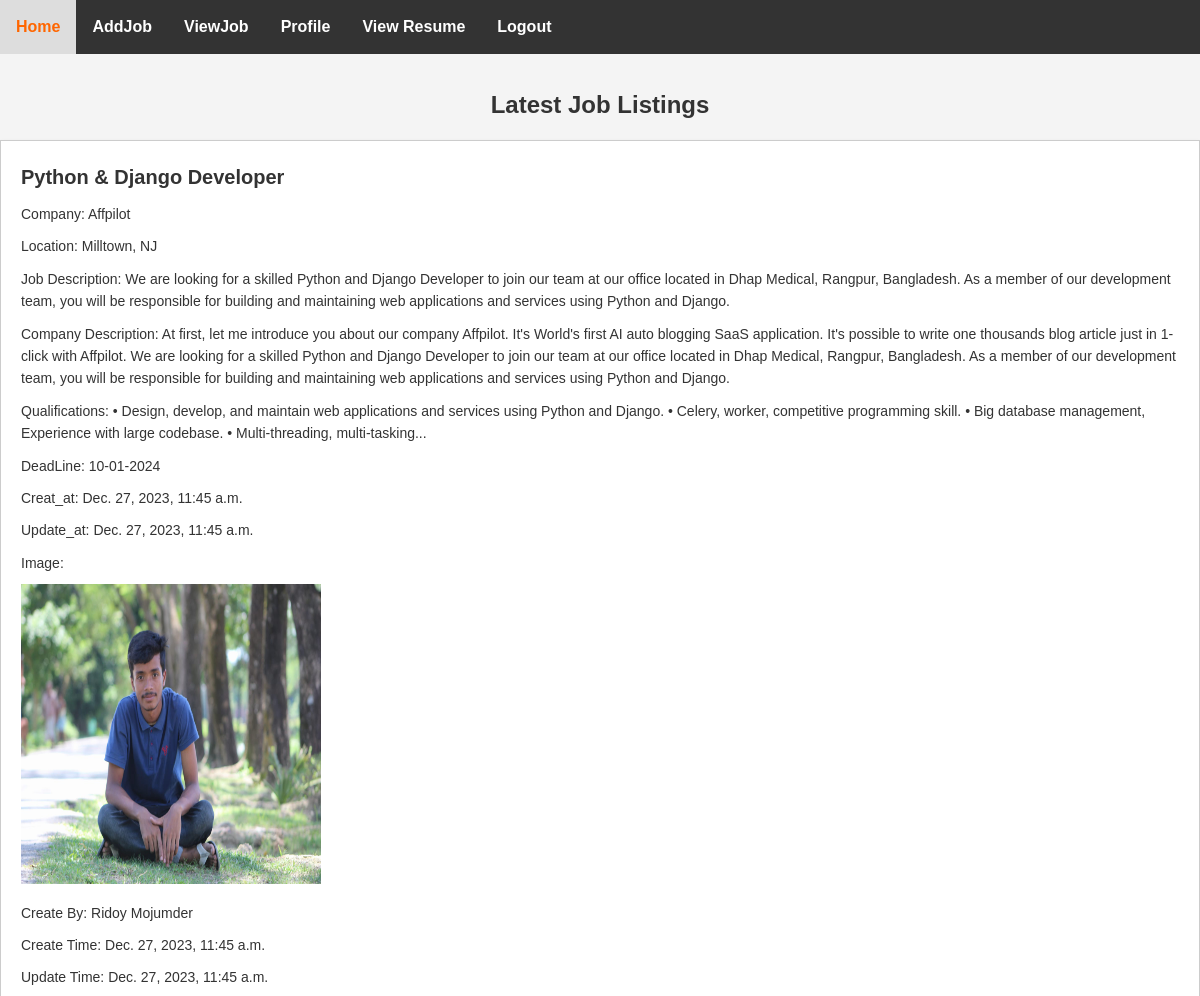
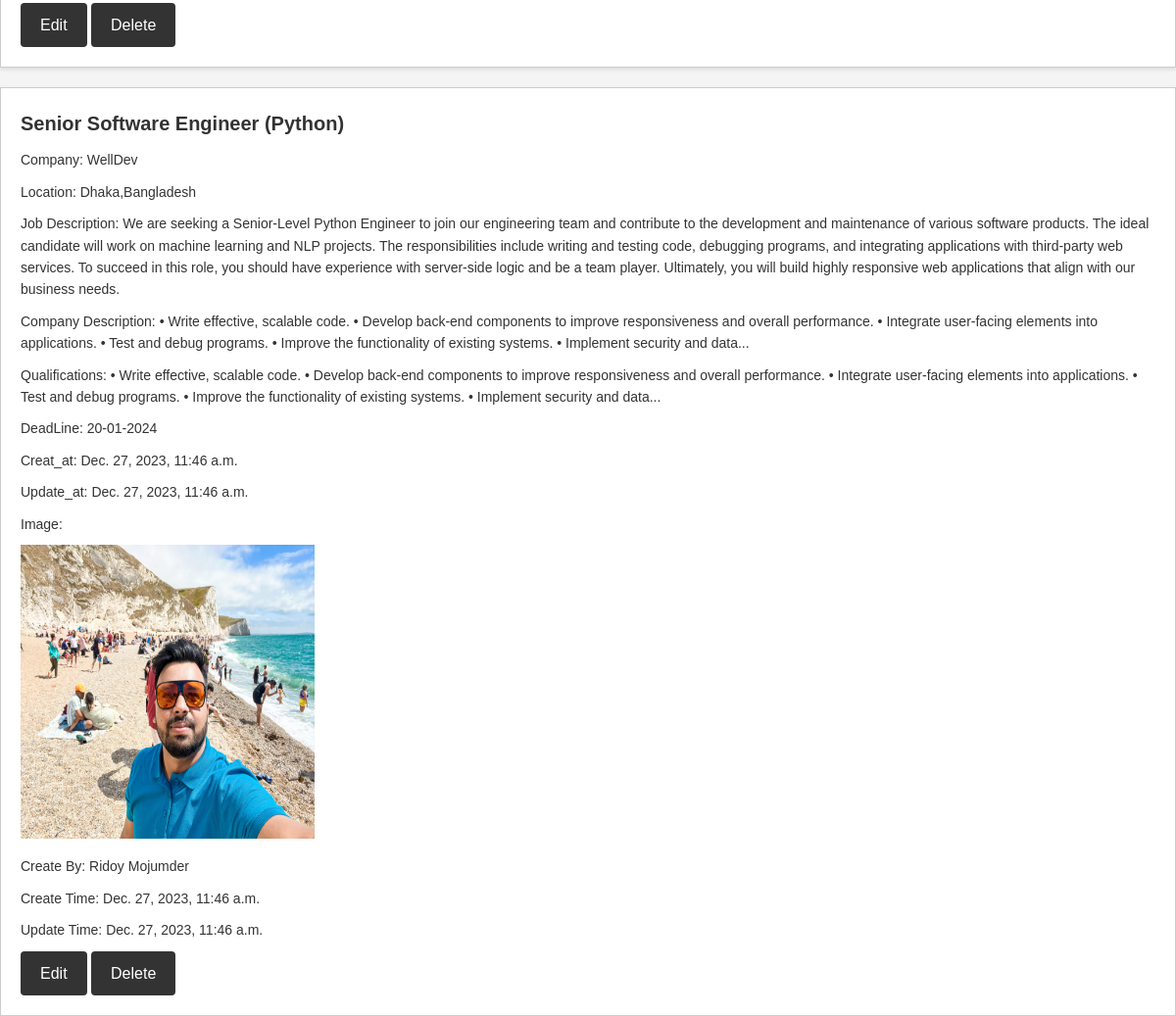
Screenshot of /viewjobPage (signed in) with the database file from the repository (2 pictures, top to bottom).
### myApp/models.py (models this page shows, shortened)
class job_model(models.Model):
    job_title=models.CharField(max_length=100,null=True)
    company_name=models.CharField(max_length=100,null=True)
    location=models.CharField(max_length=100,null=True)
    description=models.TextField()
    company_description=models.TextField(null=True)
    Qualifications=models.CharField(max_length=100,null=True)
    deadline=models.CharField(max_length=100,null=True)
    Profile_Pic=models.ImageField(upload_to="media/Profile_Pic",null=True)
    create_at=models.DateTimeField(auto_now_add=True,null=True)
    update_time=models.DateTimeField(auto_now=True,null=True)
    job_creator=models.ForeignKey(Custom_User, on_delete=models.CASCADE)

class Custom_User(AbstractUser):
    USER=[
        ('recruiter','Recruiter'),('jobseeker','JobSeeker'),('generaluser','GeneralUser'),('stuff','Stuff')
    ]
    display_name=models.CharField(max_length=100)
    email=models.EmailField(unique=True)
    password=models.CharField(max_length=100)
    confirm_password=models.CharField(max_length=100)
    user_type=models.CharField(choices=USER, max_length=120)
    Profile_picture=models.ImageField(upload_to="media/Profile_pic",null=True)
    def __str__(self):
        return self.display_name

### myProject/views.py (the view)
# urls.py: path('viewjobPage',viewjobPage,name="viewjobPage"),
@login_required
def viewjobPage(request):
    job=job_model.objects.all()
    return render(request,'viewjob.html',{'job':job})

### template/viewjob.html (shortened to what this page needs)
{% extends "deshborad.html" %}
{% block content %}
<section class="job-listings">
    <h2>Latest Job Listings</h2>
    <ul>
        <form method="post" enctype="multipart/form-data">
        {% for i in job %}
        <li>
            <h3>{{i.job_title}}</h3>
            <p>Company: {{i.company_name}}</p>
            <p>Location: {{i.location}}</p>
            <p>Job Description: {{i.description}}</p>
            <p>Company Description: {{i.company_description}}</p>
            <p>Qualifications: {{i.Qualifications}}</p>
            <p>DeadLine: {{i.deadline}}</p>
            <p>Creat_at: {{i.create_at}}</p>
            <p>Update_at: {{i.update_time}}</p>
            <p>Image: </p>
            <img src="/{{i.Profile_Pic}}" style="width:300px; height: 300px;">
            {% if user.user_type == 'recruiter' %}
            <p>Create By: {{i.job_creator}}</p>
            <p>Create Time: {{i.create_at}}</p>
            <p>Update Time: {{i.update_time}}</p>
            {% endif%}
            {% if user.user_type == 'recruiter' %}
                <a href="{% url 'editPage' i.id %}">Edit</a>
                <a href="{% url 'deletePage' i.id %}">Delete</a>
            {% endif %}
        </li>
        {% endfor %}
    </form>
    </ul>
</section>
{% endblock %}

### template/deshborad.html (shortened to what this page needs)
<!DOCTYPE html>
<html lang="en">
  <head>
  </head>
  <body>
    {% include "navbar.html" %}
    {% block content %}
    {% endblock %}
  </body>
</html>

### template/navbar.html (shortened to what this page needs)
{% block content %}
<nav>
    {% if user.user_type == "recruiter" %}
    <a href="{% url 'deshboardPage' %}">Home</a>
    <a href="{% url 'addjobPage' %}">AddJob </a>
    <a href="{% url 'viewjobPage' %}">ViewJob </a>
    <a href="{% url 'profilePage' %}">Profile</a>
    <a href="{% url 'viewresumepage' %}">View Resume</a>
    <a href="{% url 'logoutPage' %}">Logout</a>
    {% elif user.user_type == "stuff"%}
    <a href="{% url 'deshboardPage' %} ">Home</a>
    <a href="{% url 'addjobPage' %}">Add Job</a>
    <a href="#viewjob">Show Applaier</a>
    <a href="{% url 'profilePage' %}"">Profile</a>
    <a href="{% url 'logoutPage' %}">Logout</a>
    {% endif %}
</nav>
{% endblock %}

### template/deshborad.html (style rules this page uses)
body { font-family: Arial, sans-serif; margin: 0; padding: 0; }
nav { background-color: #333; overflow: hidden; }
nav a { float: left; display: block; color: white; text-align: center; padding: 14px 16px; text-decoration: none; }
* { margin: 0; padding: 0; box-sizing: border-box; }
body { font-family: Arial, sans-serif; background-color: #f4f4f4; line-height: 1.6; color: #333; }
nav a { text-decoration: none; color: #fff; font-weight: bold; transition: color 0.3s; }
.job-listings { margin: 2rem 0; }
.job-listings h2 { font-size: 24px; margin-bottom: 1rem; text-align: center; }
.job-listings ul { list-style: none; }
.job-listings li { background-color: #fff; border: 1px solid #ccc; padding: 20px; margin-bottom: 20px; box-shadow: 0 2px 4px rgba(0, 0, 0, 0.1); }
.job-listings h3 { font-size: 20px; margin-bottom: 10px; }
.job-listings p { font-size: 14px; margin-bottom: 10px; }
.job-listings a { background-color: #333; color: #fff; text-decoration: none; padding: 10px 20px; border-radius: 4px; display: inline-block; transition: background-color 0.3s; }
body { font-family: Arial, sans-serif; background-color: #f4f4f4; margin: 0; padding: 0; }
h2 { color: #333; }
body { font-family: Arial, sans-serif; background-color: #f4f4f4; margin: 0; padding: 0; align-items: center; justify-content: center; height: 100vh; }
h1, p { margin: 10px 0; }

### rows the page displays
job_model: job_title "Python & Django Developer", company_name "Affpilot", location "Milltown, NJ", description "We are looking for a skilled Python and Django Developer to join our team at our office located in Dhap Medical, Rangpur, Bangladesh. As a member of our development team, you will be responsible for building and maintaining web applications and services using Python and Django.", company_description "At first, let me introduce you about our company Affpilot. It's World's first AI auto blogging SaaS application. It's possible to write one thousands blog article just in 1-click with Affpilot. We are looking for a skilled Python and Django Developer to join our team at our office located in Dhap Medical, Rangpur, Bangladesh. As a member of our development team, you will be responsible for building and maintaining web applications and services using Python and Django.", Qualifications "• Design, develop, and maintain web applications and services using Python and Django. • Celery, worker, competitive programming skill. • Big database management, Experience with large codebase. • Multi-threading, multi-tasking...", deadline "10-01-2024", create_at "Dec. 27, 2023, 11:45 a.m.", update_time "Dec. 27, 2023, 11:45 a.m.", Profile_Pic (picture), job_creator "Ridoy Mojumder"
job_model: job_title "Senior Software Engineer (Python)", company_name "WellDev", location "Dhaka,Bangladesh", description "We are seeking a Senior-Level Python Engineer to join our engineering team and contribute to the development and maintenance of various software products. The ideal candidate will work on machine learning and NLP projects. The responsibilities include writing and testing code, debugging programs, and integrating applications with third-party web services. To succeed in this role, you should have experience with server-side logic and be a team player. Ultimately, you will build highly responsive web applications that align with our business needs.", company_description "• Write effective, scalable code. • Develop back-end components to improve responsiveness and overall performance. • Integrate user-facing elements into applications. • Test and debug programs. • Improve the functionality of existing systems. • Implement security and data...", Qualifications "• Write effective, scalable code. • Develop back-end components to improve responsiveness and overall performance. • Integrate user-facing elements into applications. • Test and debug programs. • Improve the functionality of existing systems. • Implement security and data...", deadline "20-01-2024", create_at "Dec. 27, 2023, 11:46 a.m.", update_time "Dec. 27, 2023, 11:46 a.m.", Profile_Pic (picture), job_creator "Ridoy Mojumder"
